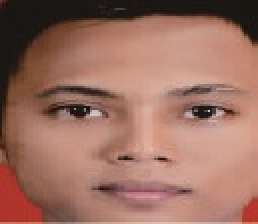
#> input picture image.jpg, 129 x 112 px (shown 2 times larger)
$ jupyter execute 'Edges Detection.ipynb'   (older library calls are emulated)
#> lines starting #> are read from the running program, lines starting #| are printed output that depends on the picture
# Sobel

[cell 1]
import cv2
import numpy as np
import matplotlib.pyplot as plt

img = plt.imread('image.jpg')
#> img is the input picture: shape (112, 129, 3); mean R, G, B 155.7, 111, 97.1
plt.imshow(img)

[cell 2]
verticalFilter = [[-1,-2,-1],[0,0,0],[1,2,1]]

horizontalFilter = [[-1,0,1],[-2,0,2],[-1,0,1]]

n,m,d = img.shape
#> n = 112; m = 129; d = 3

verticalEdgesImg = np.zeros_like(img)

for row in range(3,n-2):
    for col in range(3,m-2):
        localPixels = img[row-1:row+2, col-1:col+2,0]
        transformedPixels = verticalFilter*localPixels
        verticalScore = (transformedPixels.sum()+4)/8
        verticalEdgesImg[row,col] = [verticalScore]*3
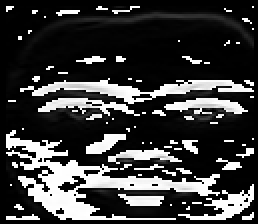
#> verticalEdgesImg: shape (112, 129, 3) (shown 2 times larger); min 0, max 255, mean 59.5

plt.imshow(verticalEdgesImg)

# Laplacian

[cell 3]
import cv2
import numpy as np
from matplotlib import pyplot as plt

# loading image
#img0 = cv2.imread('SanFrancisco.jpg',)
img0 = cv2.imread('image.jpg',)
plt.imshow(img0)
# converting to gray scale
gray = cv2.cvtColor(img0, cv2.COLOR_BGR2GRAY)
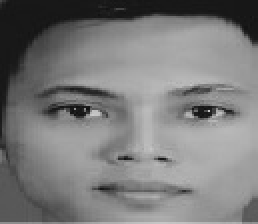
#> gray: shape (112, 129) (shown 2 times larger); min 17, max 203, mean 122.8

# remove noise
img = cv2.GaussianBlur(gray,(3,3),0)
#> img: shape (112, 129)

# laplacian
laplacian = cv2.Laplacian(img,cv2.CV_64F)
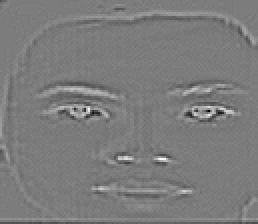
#> laplacian: shape (112, 129) float64 (shown 2 times larger); min -81, max 85, mean -0.1; drawn with min black and max white

plt.subplot(2,2,1),plt.imshow(img,cmap = 'gray')
plt.title('Original'), plt.xticks([]), plt.yticks([])
plt.subplot(2,2,2),plt.imshow(laplacian,cmap = 'gray')
plt.title('Laplacian'), plt.xticks([]), plt.yticks([])

plt.show()
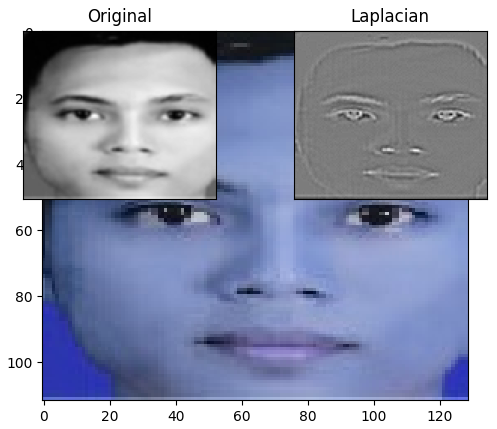
#> figure drawn by matplotlib, 3 panels; B, G, R data is drawn as R, G, B

# Prewitt

[cell 4]
import cv2
import numpy as np
import matplotlib.pyplot as plt

img = plt.imread("image.jpg")
gray = cv2.cvtColor(img, cv2.COLOR_RGB2GRAY)
imgGauss = cv2.GaussianBlur(gray,(3,3),0)

kernelx = np.array([[1,0,-1],[1,0,-1],[1,0,-1]])
kernely = np.array([[1,1,1],[0,0,0],[-1,-1,-1]])
imgPrewittx = cv2.filter2D(imgGauss, -1, kernelx)
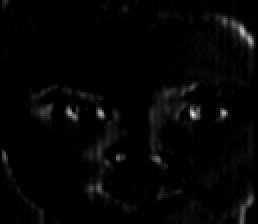
#> imgPrewittx: shape (112, 129) (shown 2 times larger); min 0, max 228, mean 4.8
imgPrewitty = cv2.filter2D(imgGauss, -1, kernely)
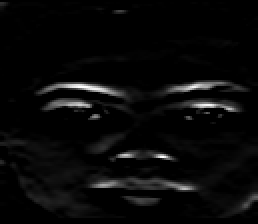
#> imgPrewitty: shape (112, 129) (shown 2 times larger); min 0, max 255, mean 9
#plt.imshow(imgPrewittx)
#plt.imshow(imgPrewitty)

plt.subplot(2,2,1),plt.imshow(img,cmap='gray')
plt.title('original'),plt.xticks([]),plt.yticks([])

plt.subplot(2,2,2),plt.imshow(imgPrewittx,cmap='gray')
plt.title('prewitt x'),plt.xticks([]),plt.yticks([])

plt.subplot(2,2,3),plt.imshow(imgPrewitty,cmap='gray')
plt.title('prewitt y'),plt.xticks([]),plt.yticks([])

plt.subplot(2,2,4),plt.imshow(imgPrewittx+imgPrewitty,cmap='gray')
plt.title('prewitt xy'),plt.xticks([]),plt.yticks([])
plt.show()
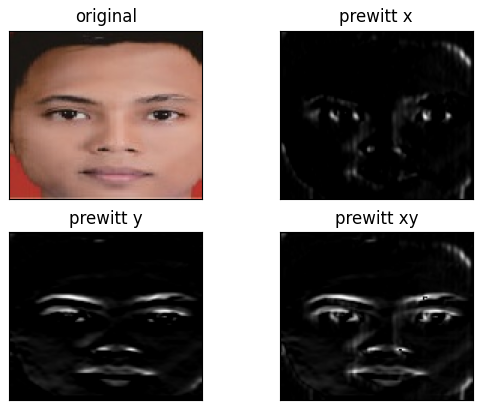
#> figure drawn by matplotlib, 4 panels

# Histogram Equalization

[cell 5]
import cv2
import numpy as np
import matplotlib.pyplot as plt

# loading image
img = cv2.imread('image.jpg',0)
#> img: shape (112, 129); min 17, max 203, mean 122.8

equ = cv2.equalizeHist(img)
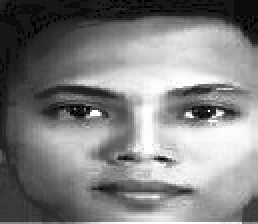
#> equ: shape (112, 129) (shown 2 times larger); min 0, max 255, mean 129

plt.subplot(2,2,1),plt.imshow(img,cmap = 'gray')
plt.title('Original'),plt.xticks([]),plt.yticks([])
plt.subplot(2,2,2),plt.imshow(equ,cmap = 'gray')
plt.title('Equalization'),plt.xticks([]),plt.yticks([])

plt.show()

#Original
hist,bins = np.histogram(img.flatten(),256,[0,256])
#> hist = 256 values, max 629 at index 24, min 0 at index 0, mean 56.44; bins = 257 values from 0 to 256
cdf = hist.cumsum()
#> cdf = 256 values from 0 to 14448
cdf_normalized = cdf * float(hist.max()) / cdf.max()
#> cdf_normalized = 256 values from 0 to 629
plt.plot(cdf_normalized, color = 'b')
plt.hist(img.flatten(),256,[0,256], color = 'r')
plt.xlim([0,256])
plt.legend(('cdf','histogram'), loc = 'upper left')

plt.show()
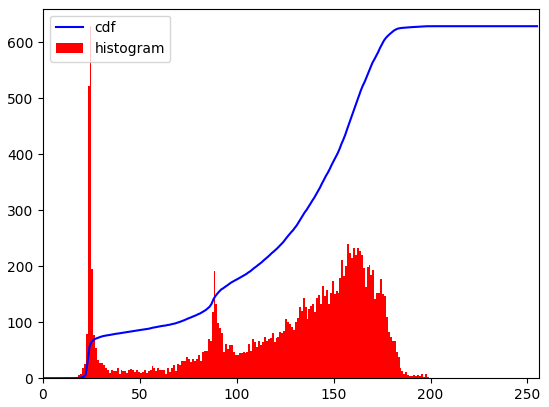
#> figure drawn by matplotlib, 1 panel; tallest bar 629 high, from x = 24 to 25; curve peaks at x = 203, y = 629

#Equalization
hist,bins = np.histogram(equ.flatten(),256,[0,256])
#> hist = 256 values, max 629 at index 23, min 0 at index 3, mean 56.44
cdf = hist.cumsum()
#> cdf = 256 values from 16 to 14448
cdf_normalized = cdf * float(hist.max()) / cdf.max()
#> cdf_normalized = 256 values from 0.697 to 629
plt.plot(cdf_normalized, color = 'b')
plt.hist(equ.flatten(),256,[0,256], color = 'r')
plt.xlim([0,256])
plt.legend(('cdf','histogram'), loc = 'upper left')

plt.show()
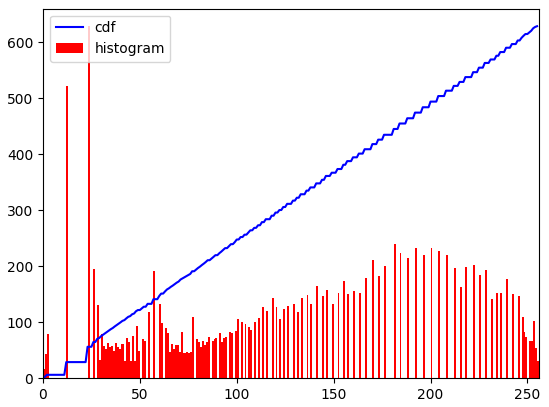
#> figure drawn by matplotlib, 1 panel; tallest bar 629 high, from x = 23 to 24; curve peaks at x = 255, y = 629
